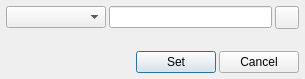
<?xml version="1.0" encoding="UTF-8"?>
<ui version="4.0">
 <class>FilterDialog</class>
 <widget class="QDialog" name="FilterDialog">
  <property name="windowModality">
   <enum>Qt::WindowModal</enum>
  </property>
  <property name="geometry">
   <rect>
    <x>0</x>
    <y>0</y>
    <width>305</width>
    <height>79</height>
   </rect>
  </property>
  <property name="windowTitle">
   <string>Set/edit filter</string>
  </property>
  <layout class="QVBoxLayout" name="verticalLayout">
   <property name="spacing">
    <number>3</number>
   </property>
   <property name="margin">
    <number>3</number>
   </property>
   <item>
    <layout class="QHBoxLayout" name="horizontalLayout">
     <property name="spacing">
      <number>3</number>
     </property>
     <property name="margin">
      <number>3</number>
     </property>
     <item>
      <widget class="QComboBox" name="operation">
       <property name="minimumSize">
        <size>
         <width>100</width>
         <height>0</height>
        </size>
       </property>
      </widget>
     </item>
     <item>
      <widget class="QLineEdit" name="value">
       <property name="minimumSize">
        <size>
         <width>100</width>
         <height>0</height>
        </size>
       </property>
      </widget>
     </item>
     <item>
      <widget class="QToolButton" name="text_dropdown">
       <property name="text">
        <string/>
       </property>
       <property name="popupMode">
        <enum>QToolButton::InstantPopup</enum>
       </property>
       <property name="toolButtonStyle">
        <enum>Qt::ToolButtonIconOnly</enum>
       </property>
      </widget>
     </item>
    </layout>
   </item>
   <item>
    <spacer name="verticalSpacer">
     <property name="orientation">
      <enum>Qt::Vertical</enum>
     </property>
     <property name="sizeHint" stdset="0">
      <size>
       <width>20</width>
       <height>40</height>
      </size>
     </property>
    </spacer>
   </item>
   <item>
    <layout class="QHBoxLayout" name="horizontalLayout_2">
     <property name="spacing">
      <number>3</number>
     </property>
     <property name="margin">
      <number>3</number>
     </property>
     <item>
      <spacer name="horizontalSpacer_3">
       <property name="orientation">
        <enum>Qt::Horizontal</enum>
       </property>
       <property name="sizeHint" stdset="0">
        <size>
         <width>40</width>
         <height>20</height>
        </size>
       </property>
      </spacer>
     </item>
     <item>
      <widget class="QPushButton" name="set">
       <property name="text">
        <string>Set</string>
       </property>
      </widget>
     </item>
     <item>
      <widget class="QPushButton" name="cancel">
       <property name="text">
        <string>Cancel</string>
       </property>
      </widget>
     </item>
    </layout>
   </item>
  </layout>
 </widget>
 <resources/>
 <connections>
  <connection>
   <sender>cancel</sender>
   <signal>clicked()</signal>
   <receiver>FilterDialog</receiver>
   <slot>reject()</slot>
   <hints>
    <hint type="sourcelabel">
     <x>210</x>
     <y>63</y>
    </hint>
    <hint type="destinationlabel">
     <x>126</x>
     <y>40</y>
    </hint>
   </hints>
  </connection>
 </connections>
</ui>
